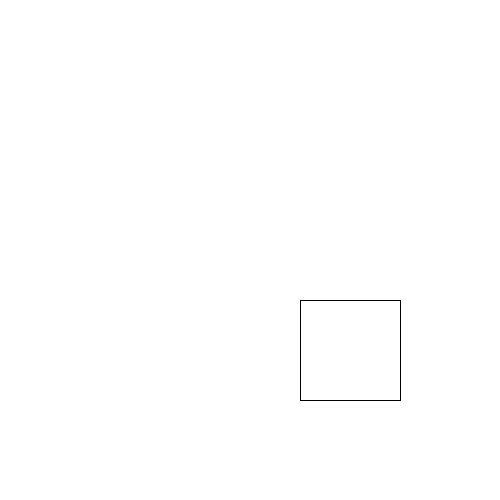
Frame 1 (no input)
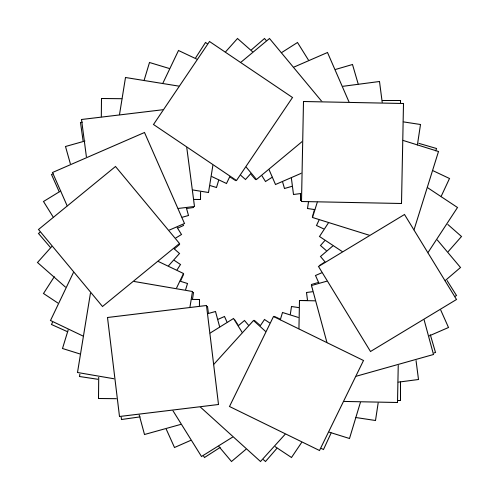
Frame 60 (the mouse pressed at the canvas centre just before this capture)
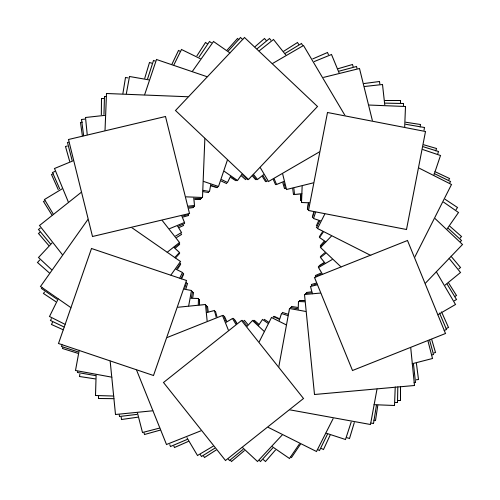
Frame 120 (the mouse held since frame 60 and released just before this capture)

The Processing sketch that drew these frames (run headless with seeded random() and noise(); from frame 60 on, the mouse is pressed at the canvas centre):

// Processing sketch: processing_180277
// ── processing_180277.pde

float a=0;
float b=50;

void setup(){
  
  size(500,500);
  background(255,255,255);
  
}
 void draw(){
   translate(width/2, height/2);
   rotate(a);
   
   a=a+1;
   
   rect(50,50,100,100);
   b=b+5;
   
 }
